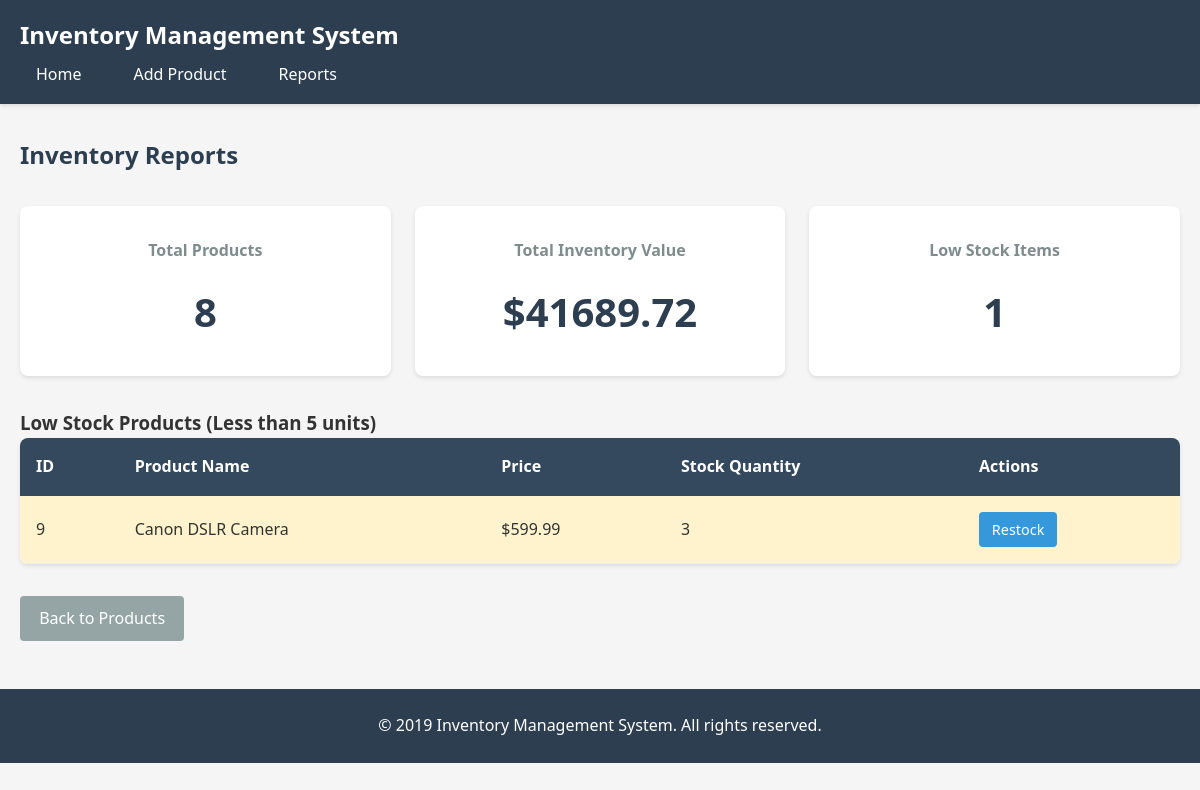
Screenshot of /report with the database file from the repository.
### models.py (models this page shows, shortened)
class Product(db.Model):
    id = db.Column(db.Integer, primary_key=True)
    name = db.Column(db.String(100), nullable=False)
    price = db.Column(db.Float, nullable=False)
    stock_quantity = db.Column(db.Integer, nullable=False)

### routes.py (the view)
@app.route('/report')
def report():
    low_stock = Product.query.filter(Product.stock_quantity < 5).all()
    total_products = Product.query.count()
    total_value = db.session.query(db.func.sum(Product.price * Product.stock_quantity)).scalar() or 0
    return render_template('report.html',
                         low_stock=low_stock,
                         total_products=total_products,
                         total_value=total_value)

### templates/report.html (shortened to what this page needs)
{% extends "base.html" %}
{% block content %}
<div class="page-header">
    <h2>Inventory Reports</h2>
</div>
<div class="stats-container">
    <div class="stat-card">
        <h3>Total Products</h3>
        <p class="stat-number">{{ total_products }}</p>
    </div>
    <div class="stat-card">
        <h3>Total Inventory Value</h3>
        <p class="stat-number">${{ "%.2f"|format(total_value) }}</p>
    </div>
    <div class="stat-card">
        <h3>Low Stock Items</h3>
        <p class="stat-number">{{ low_stock|length }}</p>
    </div>
</div>
<h3>Low Stock Products (Less than 5 units)</h3>
{% if low_stock %}
<table>
    <thead>
        <tr>
            <th>ID</th>
            <th>Product Name</th>
            <th>Price</th>
            <th>Stock Quantity</th>
            <th>Actions</th>
        </tr>
    </thead>
    <tbody>
        {% for product in low_stock %}
        <tr class="low-stock">
            <td>{{ product.id }}</td>
            <td>{{ product.name }}</td>
            <td>${{ "%.2f"|format(product.price) }}</td>
            <td>{{ product.stock_quantity }}</td>
            <td>
                <a href="{{ url_for('update_product', id=product.id) }}" class="btn btn-small btn-primary">Restock</a>
            </td>
        </tr>
        {% endfor %}
    </tbody>
</table>
{% else %}
<div class="empty-state">
    <p>✓ All products are well stocked!</p>
</div>
{% endif %}
<div class="form-actions">
    <a href="{{ url_for('index') }}" class="btn btn-secondary">Back to Products</a>
</div>
{% endblock %}

### static/style.css (style rules this page uses)
* { margin: 0; padding: 0; box-sizing: border-box; }
body { font-family: 'Segoe UI', Tahoma, Geneva, Verdana, sans-serif; background-color: #f5f5f5; color: #333; line-height: 1.6; }
.page-header { display: flex; justify-content: space-between; align-items: center; margin: 2rem 0; }
.page-header h2 { color: #2c3e50; }
.btn { display: inline-block; padding: 0.6rem 1.2rem; text-decoration: none; border-radius: 4px; cursor: pointer; border: none; font-size: 1rem; transition: all 0.3s; }
.btn-primary { background-color: #3498db; color: white; }
.btn-secondary { background-color: #95a5a6; color: white; }
.btn-small { padding: 0.4rem 0.8rem; font-size: 0.9rem; }
table { width: 100%; background-color: white; border-collapse: collapse; box-shadow: 0 2px 4px rgba(0,0,0,0.1); border-radius: 8px; overflow: hidden; margin-bottom: 2rem; }
thead { background-color: #34495e; color: white; }
th, td { padding: 1rem; text-align: left; }
tbody tr { border-bottom: 1px solid #ecf0f1; }
tbody tr.low-stock { background-color: #fff3cd; }
.form-actions { display: flex; gap: 1rem; margin-top: 2rem; }
.stats-container { display: grid; grid-template-columns: repeat(auto-fit, minmax(250px, 1fr)); gap: 1.5rem; margin-bottom: 2rem; }
.stat-card { background-color: white; padding: 2rem; border-radius: 8px; box-shadow: 0 2px 4px rgba(0,0,0,0.1); text-align: center; }
.stat-card h3 { color: #7f8c8d; font-size: 1rem; margin-bottom: 1rem; }
.stat-number { font-size: 2.5rem; font-weight: bold; color: #2c3e50; }

### rows the page displays
Product: id "9", name "Canon DSLR Camera", price "599.99", stock_quantity "3"

### other values shown
{{ total_products }} "8"
{{ "%.2f"|format(total_value) }} "41689.72"
{{ low_stock|length }} "1"
